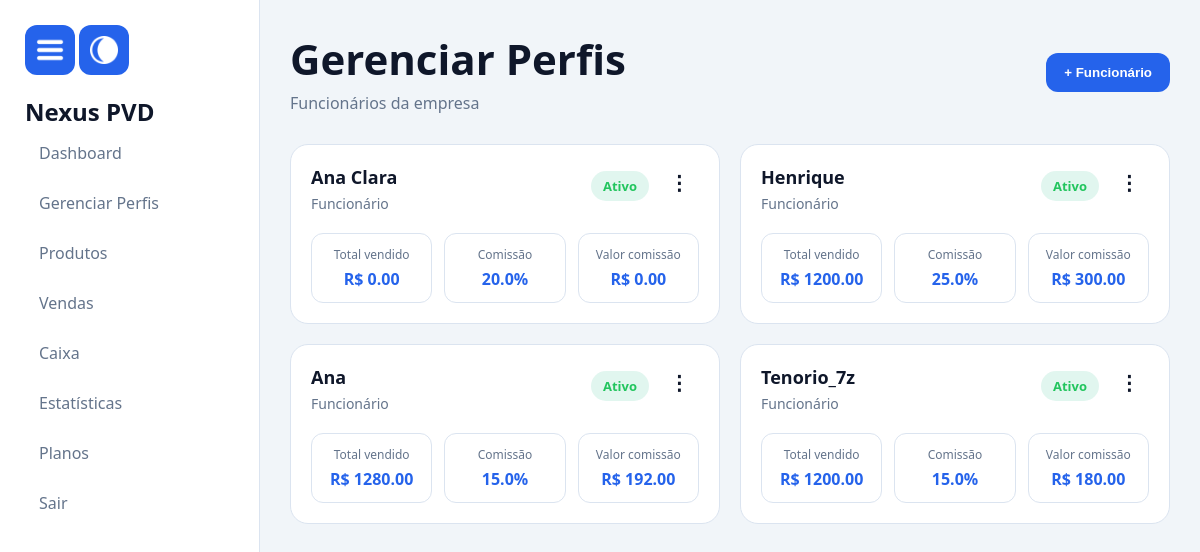
The page /perfis (signed in) on the database its author committed.
### tables this page shows
CREATE TABLE usuarios(

    id INTEGER PRIMARY KEY AUTOINCREMENT,

    usuario TEXT UNIQUE,
    senha TEXT,

    nivel TEXT,

    status TEXT,

    empresa_id INTEGER

, comissao REAL DEFAULT 0, fcm_token TEXT);

### routes/perfis.py (the view, shortened to what this page needs)
    @app.route("/perfis", methods=["GET", "POST"])
    def perfis():
        print("ROTA PERFIS EXECUTADA")
        if not session.get("logado"):
            return redirect("/")
        if session["nivel"] != "gerente":
            return redirect("/dashboard")
        conn = conectar()
        cursor = conn.cursor()
        empresa_id = session["empresa_id"]
        cursor.execute(
            """

            SELECT

                usuarios.*,

                IFNULL(
                    SUM(vendas.valor),
                    0
                ) as total_vendido,

                COUNT(vendas.id) as total_vendas,

                MAX(vendas.data_venda) as ultima_venda

            FROM usuarios

            LEFT JOIN vendas
            ON vendas.usuario_id = usuarios.id

            WHERE usuarios.empresa_id = ?
            AND usuarios.nivel = 'funcionario'

            GROUP BY usuarios.id

            ORDER BY usuarios.id DESC

            """,
            (
                empresa_id,
            ),
        )
        funcionarios = cursor.fetchall()
        funcionarios_formatados = []
        for funcionario in funcionarios:
            total_vendido = funcionario["total_vendido"]
            comissao_percentual = funcionario["comissao"]
            valor_comissao = (
                total_vendido *
                comissao_percentual
            ) / 100
            funcionario = dict(funcionario)
            funcionario["valor_comissao"] = valor_comissao
            funcionarios_formatados.append(
                funcionario
            )
        funcionarios = funcionarios_formatados
        conn.close()
        return render_template(
            "perfis.html",
            funcionarios=funcionarios
        )

### database.py (called while the page is built)
def conectar():
    conn = sqlite3.connect("database/database.db", timeout=30)
    conn.execute("PRAGMA journal_mode=WAL")
    conn.row_factory = sqlite3.Row
    return conn

### templates/perfis.html (shortened to what this page needs)
{% extends "layout.html" %}
{% block css %}
<link rel="stylesheet" href="{{ url_for('static', filename='css/perfis.css') }}">
{% endblock %}
{% block content %}
<section class="perfis">
    <div class="page-header">
        <div>
            <h1>
                Gerenciar Perfis
            </h1>
            <p>
                Funcionários da empresa
            </p>
        </div>
        <button class="btn-novo-funcionario" onclick="abrirModalFuncionario()">
            + Funcionário
        </button>
    </div>
    <div class="funcionarios-grid">
        {% for funcionario in funcionarios %}
        <div class="funcionario-card">
            <div class="funcionario-topo">
                <div>
                    <h3>
                        {{ funcionario["usuario"] }}
                    </h3>
                    <span>
                        Funcionário
                    </span>
                </div>
                <div class="lado-direito-funcionario">
                    {% if funcionario["status"] == "ativo" %}
                    <span class="ativo">
                        Ativo
                    </span>
                    {% else %}
                    <span class="bloqueado">
                        Bloqueado
                    </span>
                    {% endif %}
                    <button class="btn-opcoes" data-id="{{ funcionario['id'] }}"
                        data-usuario="{{ funcionario['usuario'] }}" data-status="{{ funcionario['status'] }}"
                        data-comissao="{{ funcionario['comissao'] }}" data-total="{{ funcionario['total_vendido'] }}"
                        data-valorcomissao="{{ funcionario['valor_comissao'] }}"
                        data-vendas="{{ funcionario['total_vendas'] }}"
                        data-ultima="{{ funcionario['ultima_venda'] or 'Nenhuma venda' }}"
                        onclick="abrirDetalhesFuncionario(this)">
                        ⋮
                    </button>
                </div>
            </div>
            <div class="estatisticas-funcionario">
                <div>
                    <small>Total vendido</small>
                    <strong>
                        R$ {{ "%.2f"|format(funcionario["total_vendido"]) }}
                    </strong>
                </div>
                <div>
                    <small>Comissão</small>
                    <strong>
                        {{ funcionario["comissao"] }}%
                    </strong>
                </div>
                <div>
                    <small>Valor comissão</small>
                    <strong>
                        R$ {{ "%.2f"|format(funcionario["valor_comissao"]) }}
                    </strong>
                </div>
            </div>
        </div>
        {% endfor %}
    </div>
</section>
{% endblock %}

### static/css/base.css (style rules this page uses)
:root { --bg:#f1f5f9; --card:#ffffff; --card-hover:#f8fafc; --text:#0f172a; --text-secondary:#64748b; --border:#dbe4f0; --primary:#2563eb; --primary-hover:#1d4ed8; }
* { margin:0; padding:0; box-sizing:border-box; }
html { scroll-behavior:smooth; }
body { font-family:'Segoe UI',sans-serif; background:var(--bg); color:var(--text); min-height:100vh; display:flex; }
h1 { color:var(--text); }
.btn, button { display:inline-flex; align-items:center; justify-content:center; gap:8px; padding:12px 20px; border:none; border-radius:12px; background:var(--primary); color:white; text-decoration:none; cursor:pointer; font-weight:600; transition:.3s; }

### static/css/perfis.css (style rules this page uses)
.perfis { width: 100%; }
.page-header { display: flex; justify-content: space-between; align-items: center; margin-bottom: 30px; }
.page-header h1 { font-size: 42px; margin-bottom: 5px; color: var(--text); }
.page-header p { color: var(--text-secondary); }
.btn-novo-funcionario { background: var(--primary); color: #fff; border: none; padding: 12px 18px; border-radius: 12px; cursor: pointer; font-weight: 600; }
.funcionarios-grid { display: grid; grid-template-columns: repeat(auto-fill, minmax(320px, 1fr)); gap: 20px; }
.funcionario-card { background: var(--card); border: 1px solid var(--border); border-radius: 18px; padding: 20px; transition: .3s; }
.funcionario-topo { display: flex; justify-content: space-between; align-items: flex-start; margin-bottom: 20px; }
.funcionario-topo h3 { margin: 0; font-size: 20px; color: var(--text); }
.funcionario-topo div span { display: block; margin-top: 5px; color: var(--text-secondary); font-size: 14px; }
.ativo { background: rgba(34, 197, 94, .15); color: #22c55e !important; padding: 6px 12px; border-radius: 999px; font-size: 13px !important; font-weight: 600; }
.estatisticas-funcionario { display: grid; grid-template-columns: repeat(3, 1fr); gap: 12px; margin-top: 20px; }
.estatisticas-funcionario div { background: var(--background); border: 1px solid var(--border); border-radius: 12px; padding: 12px; text-align: center; }
.estatisticas-funcionario small { display: block; color: var(--text-secondary); font-size: 12px; margin-bottom: 6px; }
.estatisticas-funcionario strong { color: var(--primary); font-size: 15px; }
.lado-direito-funcionario { display: flex; align-items: center; gap: 10px; }
.btn-opcoes { width: 36px; height: 36px; border: none; border-radius: 10px; background: transparent; color: var(--text); cursor: pointer; font-size: 20px; transition: .2s; }
.funcionario-topo { display: flex; justify-content: space-between; align-items: flex-start; }
.funcionario-topo h3 { margin: 0; color: var(--text); font-size: 18px; }
.funcionario-topo span { color: var(--text-secondary); font-size: 13px; }
.ativo { background: #10b98120; color: #10b981; padding: 6px 12px; border-radius: 999px; font-size: 12px; font-weight: 600; }
.estatisticas-funcionario div { background: var(--bg-secondary); border: 1px solid var(--border); border-radius: 12px; padding: 12px; text-align: center; }
.estatisticas-funcionario small { display: block; color: var(--text-secondary); margin-bottom: 5px; }
.estatisticas-funcionario strong { color: var(--primary); font-size: 16px; }

### rows shown on the page
usuarios: usuario "Ana Clara", status "Ativo", total_vendido "0.00", comissao "20.0", valor_comissao "0.00"
usuarios: usuario "Henrique", status "Ativo", total_vendido "1200.00", comissao "25.0", valor_comissao "300.00"
usuarios: usuario "Ana", status "Ativo", total_vendido "1280.00", comissao "15.0", valor_comissao "192.00"
usuarios: usuario "Tenorio_7z", status "Ativo", total_vendido "1200.00", comissao "15.0", valor_comissao "180.00"
